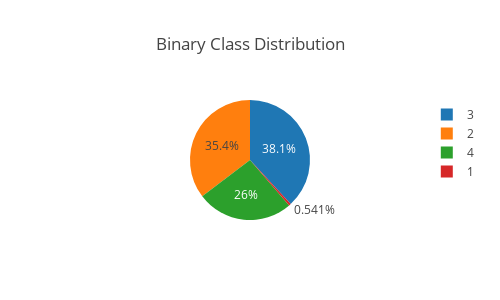

This figure's notebook cell:
### Markdown cell above
### Conclusion 
- TODO: One hot encoding took 10 components (8 which needed to be one hot encoded) and increased the dimensionality to 466 components. Normalization and PCA reduced this number back down to needing 31 components to explain 96% of the variance in the data

### Code cell
y_graph = df_adjust.Education # make problem binary

plotly.offline.init_notebook_mode() # run at the start of every notebook

graph1 = {'labels': np.unique(y_graph),
          'values': np.bincount(y_graph)[1:],
            'type': 'pie'}
fig = dict()
fig['data'] = [graph1]
fig['layout'] = {'title': 'Binary Class Distribution',
                'autosize':False,
                'width':500,
                'height':300}

plotly.offline.iplot(fig)

### Figure 1 — Plotly figure (JSON) as saved in the notebook; plotly's stock layout.template omitted (floating-point values rounded to 4 significant figures)
{"data": [{"labels": [1, 2, 3, 4], "type": "pie", "values": [831, 54324, 58600, 39906]}], "layout": {"autosize": false, "height": 300, "title": "Binary Class Distribution", "width": 500}}
